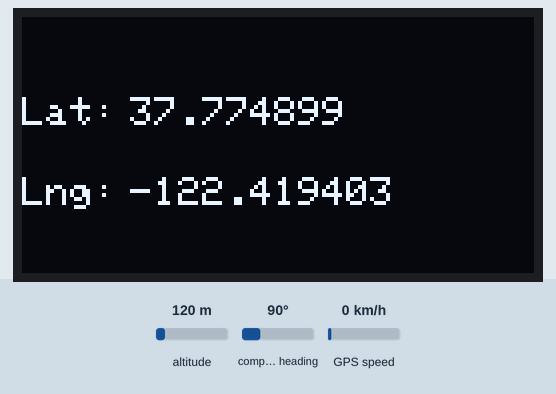
This sketch was run on a simulated ESP8266 (NodeMCU). Parts: 128×64 one-colour display. The test bench sets the inputs (shaded band); at power-on: altitude 120 m, compass heading 90°, GPS speed 0 km/h. WiFi joins after 1.5 s; servers stay silent unless stated; the GPS gets a fix after 3 s at 37.7749, -122.4194 with 8 satellites; what the sketch prints to the serial monitor is not drawn.

Above: at 13.6 s.

The sketch:

Gps_with_server.ino
```cpp
#include <TinyGPS++.h>
#include <SoftwareSerial.h>
#include <ESP8266WiFi.h>
#include <Wire.h>
#include <Adafruit_GFX.h>
#include <Adafruit_SSD1306.h>
#define SCREEN_WIDTH 128 // OLED display width, in pixels
#define SCREEN_HEIGHT 64 // OLED display height, in pixels
// Declaration for an SSD1306 display connected to I2C (SDA, SCL pins)
Adafruit_SSD1306 display(SCREEN_WIDTH, SCREEN_HEIGHT, &Wire, -1);
TinyGPSPlus gps;  // The TinyGPS++ object
SoftwareSerial ss(D3,D4); // The serial connection to the GPS device
const char* ssid = "Nikhil Yadav";
const char* password = "nikhil2510";
float latitude , longitude;
int year , month , date, hour , minute , second;
String date_str , time_str , lat_str , lng_str;
int pm;
//int numreadings = 10;
String latarray[20];
String lngarray[20];
//String current_latarray[10], current_lngarray[10], previous_latarray[10], previous_lngarray[10] ;
unsigned int i = 0;
const unsigned long Interval = 13000;
unsigned long previousTime = 0;
WiFiServer server(80);
void setup()
{
  Serial.begin(9600);
  ss.begin(9600);
  delay(2000); // Pause for 2 seconds
  Serial.println();
  Serial.print("Connecting to ");
  Serial.println(ssid);
  WiFi.begin(ssid, password);
  while (WiFi.status() != WL_CONNECTED)
  {
    delay(500);
    Serial.print(".");
  }
  Serial.println("");
  Serial.println("WiFi connected");
  server.begin();
  Serial.println("Server started");
  // Print the IP address
  Serial.println(WiFi.localIP());
  if(!display.begin(SSD1306_SWITCHCAPVCC, 0x3C)) { // Address 0x3D for 128x64
    Serial.println(F("SSD1306 allocation failed"));
    for(;;);
  }
}
void loop()
{
  unsigned long currentTime = millis();
  display.clearDisplay();
  display.setTextSize(1);
  display.setTextColor(WHITE);
  while (ss.available() > 0)
    if (gps.encode(ss.read()))
    {
     if (currentTime - previousTime >= Interval) {
      if (gps.location.isValid())
      {
        //Serial.print("Getting Data");
        latitude = gps.location.lat();
        lat_str = String(latitude , 6);
        longitude = gps.location.lng();
        lng_str = String(longitude , 6);
        latarray[i] = lat_str;
        lngarray[i]= lng_str;
        i++;
        Serial.print(i);
        if (i>=20)
       // {
          i=0; //reset to beginning of array, so you don't try to save readings outside of the bounds of the array
        // }
        Serial.println("Latitude:");
        Serial.println(latarray[i]);
        Serial.println("Longitude:");
        Serial.println(lngarray[i]);
        Serial.println();
        display.setCursor(0, 20);
        display.println("Lat:");
        display.setCursor(27, 20);
        display.println(lat_str);
        display.setCursor(0, 40);
        display.println("Lng:");
        display.setCursor(27, 40);
        display.println(lng_str);
        display.display();
        }
        previousTime = currentTime;
       }
      //}
      if (gps.date.isValid())
      {
        //Serial.print("Getting Time");
        date_str = "";
        date = gps.date.day();
        month = gps.date.month();
        year = gps.date.year();
        if (date < 10)
          date_str = '0';
        date_str += String(date);
        date_str += " / ";
        if (month < 10)
          date_str += '0';
        date_str += String(month);
        date_str += " / ";
        if (year < 10)
          date_str += '0';
        date_str += String(year);
      }
      if (gps.time.isValid())
      {
        time_str = "";
        hour = gps.time.hour();
        minute = gps.time.minute();
        second = gps.time.second();
        minute = (minute + 30);
        if (minute > 59)
        {
          minute = minute - 60;
          hour = hour + 1;
        }
        hour = (hour + 5) ;
        if (hour > 23)
          hour = hour - 24;
        if (hour >= 12)
          pm = 1;
        else
          pm = 0;
        hour = hour % 12;
        if (hour < 10)
          time_str = '0';
        time_str += String(hour);
        time_str += " : ";
        if (minute < 10)
          time_str += '0';
        time_str += String(minute);
        time_str += " : ";
        if (second < 10)
          time_str += '0';
        time_str += String(second);
        if (pm == 1)
          time_str += " PM ";
        else
          time_str += " AM ";
      }
    }
  // Check if a client has connected
  WiFiClient client = server.available();
  if (!client)
  {
    return;
  }
  // Prepare the response
  String s = "HTTP/1.1 200 OK\r\nContent-Type: text/html\r\n\r\n <!DOCTYPE html> <html> <head> <title>Location Tracking with NodeMCU</title> <style>";
  s += "a:link {background-color: YELLOW;text-decoration: none;}";
  s += "table, th, td {border: 1px solid black;} </style> </head> <body> <h1  style=";
  s += "font-size:300%;";
  s += " ALIGN=CENTER> Locatoin Tracking with NodeMCU</h1>";
  s += "<p ALIGN=CENTER style=""font-size:150%;""";
  s += "> <b>Location Details</b></p> <table ALIGN=CENTER style=";
  s += "width:50%";
  s += "> <tr> <th>Latitude</th>";
  s += "<td ALIGN=CENTER >";
  s += lat_str;
  s += "</td> </tr> <tr> <th>Longitude</th> <td ALIGN=CENTER >";
  s += lng_str;
  s += "</td> </tr> <tr>  <th>Date</th> <td ALIGN=CENTER >";
  s += date_str;
  s += "</td></tr> <tr> <th>Time</th> <td ALIGN=CENTER >";
  s += time_str;
  s += "</td>  </tr> </table> ";
   if (gps.location.isValid())
  {
    // s += "<p align=center><a style=""color:RED;font-size:125%;"" href=""http://maps.google.com/maps?&z=15&mrt=yp&t=k&q=";
     s += "<p align=center><a style=""color:RED;font-size:125%;"" href=""https://www.google.com/maps/dir/";
 //https://www.google.com/maps/dir/26.8172985,75.8286322/26.8181889,75.8309...@26.8189438,75.8281702,17z/data=!3m1!4b1!4m2!4m1!3e0
    for (int j=0; j<20; j++)
    {
    s += latarray[j];
    s += ",";
    s += lngarray[j];
    if (j<10)
    s += "/";
    }
    s += """ target=""_top"">Click here!</a> To check the location in Google maps.</p>";
  }
  s += "</body> </html> \n";
  client.print(s);
  delay(200);
 }
```
